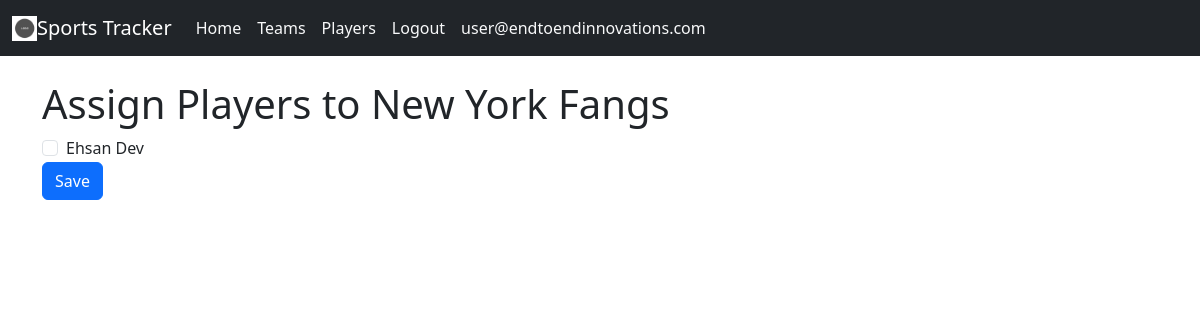
/team/3/assign-players/ (signed in), run on the app's committed database.
### main/models.py (models this page shows, shortened)
class Team(models.Model):
    city = models.CharField(max_length=100)
    mascot = models.CharField(max_length=100)

class Player(models.Model):
    first_name = models.CharField(max_length=100)
    last_name = models.CharField(max_length=100)
    teams = models.ManyToManyField(Team)

### main/views.py (the view)
# urls.py: path('team/<int:team_id>/assign-players/', views.assign_players_to_team, name='assign_players_to_team'),
@login_required
def assign_players_to_team(request, team_id):
    team = get_object_or_404(Team, id=team_id)
    if request.method == 'POST':
        player_ids = request.POST.getlist('players')
        players = Player.objects.filter(id__in=player_ids)
        for player in players:
            team.player_set.add(player.id)
        return redirect('team_detail', pk=team_id)
    else:
        players = Player.objects.exclude(teams=team)
        return render(request, 'assign_players_to_team.html', {'team': team, 'players': players})

### templates/assign_players_to_team.html (shortened to what this page needs)
{% extends 'base.html' %}
{% block content %}
    <h1>Assign Players to {{ team.city }} {{ team.mascot }}</h1>
    <form method="post">
        {% for player in players %}
        <div class="form-check">
            <input class="form-check-input" name="players" type="checkbox" value="{{ player.id }}" id="flexCheckDefault">
            <label class="form-check-label" for="flexCheckDefault">
                {{ player.first_name }} {{ player.last_name }}
            </label>
        </div>
        {% endfor %}
        <button class="btn btn-primary" type="submit">Save</button>
    </form>
{% endblock %}

### templates/base.html (shortened to what this page needs)
{% load static %}
{% load bootstrap5 %}
{% bootstrap_css %}
<!DOCTYPE html>
<html>
<head>
</head>
<body>
    <nav class="navbar navbar-expand-sm navbar-dark bg-dark">
        <div class="container-fluid">
            <img  src="{% static 'img/e2e_logo.png' %}" alt="EndToEnd Innovations logo" height="25px">
            <a class="navbar-brand" href="{% url 'home' %}">Sports Tracker</a>
            <div class="collapse navbar-collapse" id="mynavbar">
                <ul class="navbar-nav me-auto">
                    <li class="nav-item">
                        {% if request.path == '/' %}
                            <span class="nav-link link-light">Home</span>
                        {% else %}
                            <a class="nav-link link-light" href="{% url 'home' %}">Home</a>
                        {% endif %}
                    </li>
                    <li class="nav-item">
                        {% if request.path == '/teams/' %}
                            <span class="nav-link link-light">Teams</span>
                        {% else %}
                            <a class="nav-link link-light" href="{% url 'team_list' %}">Teams</a>
                        {% endif %}
                    </li>
                    <li class="nav-item">
                        {% if request.path == '/players/' %}
                            <span class="nav-link link-light">Players</span>
                        {% else %}
                            <a class="nav-link link-light" href="{% url 'player_list' %}">Players</a>
                        {% endif %}
                    </li>
                    {% if request.user.is_authenticated %}
                    <li class="nav-item">
                        <a class="nav-link link-light" href="{% url 'logout' %}">Logout</a>
                    </li>
                    <li class="nav-item">
                        <span class="nav-link link-light">{{ request.user.email }}</span>
                    </li>
                    {% else %}
                        <li class="nav-item">
                            <a class="nav-link link-light" href="{% url 'login' %}">Login</a>
                        </li>
                    {% endif %}
                </ul>
            </div>
        </div>
    </nav>
    <div class="container">
        <br>
        {% block content %}
        {% endblock %}
    </div>
</body>
</html>

### data on the page
Team: city "New York", mascot "Fangs"
Player: first_name "Ehsan", last_name "Dev"

### other printed values
{{ request.user.email }} "user@endtoendinnovations.com"
